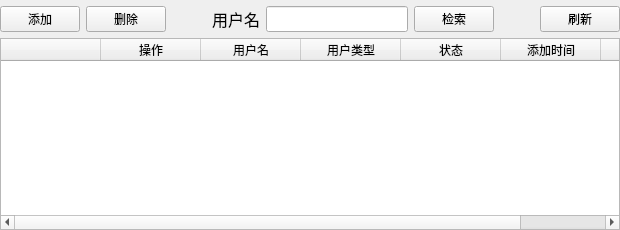
           <widget class="QWidget" name="normal_user_tab">
            <attribute name="title">
             <string>普通用户</string>
            </attribute>
            <layout class="QVBoxLayout" name="verticalLayout_14">
             <property name="leftMargin">
              <number>0</number>
             </property>
             <property name="topMargin">
              <number>0</number>
             </property>
             <property name="rightMargin">
              <number>0</number>
             </property>
             <property name="bottomMargin">
              <number>0</number>
             </property>
             <item>
              <layout class="QVBoxLayout" name="verticalLayout_2">
               <property name="topMargin">
                <number>6</number>
               </property>
               <item>
                <layout class="QHBoxLayout" name="horizontalLayout_2">
                 <item>
                  <widget class="QPushButton" name="add_normaluser_pushButton">
                   <property name="text">
                    <string>添加</string>
                   </property>
                  </widget>
                 </item>
                 <item>
                  <widget class="QPushButton" name="delete_normal_user_pushButton">
                   <property name="text">
                    <string>删除</string>
                   </property>
                  </widget>
                 </item>
                 <item>
                  <spacer name="horizontalSpacer">
                   <property name="orientation">
                    <enum>Qt::Horizontal</enum>
                   </property>
                   <property name="sizeHint" stdset="0">
                    <size>
                     <width>40</width>
                     <height>20</height>
                    </size>
                   </property>
                  </spacer>
                 </item>
                 <item>
                  <widget class="QLabel" name="normaluser_username_label">
                   <property name="font">
                    <font>
                     <family>微软雅黑</family>
                     <pointsize>12</pointsize>
                    </font>
                   </property>
                   <property name="text">
                    <string>用户名</string>
                   </property>
                  </widget>
                 </item>
                 <item>
                  <widget class="QLineEdit" name="normaluser_username_lineEdit">
                   <property name="minimumSize">
                    <size>
                     <width>0</width>
                     <height>26</height>
                    </size>
                   </property>
                   <property name="font">
                    <font>
                     <family>楷体</family>
                     <pointsize>12</pointsize>
                    </font>
                   </property>
                  </widget>
                 </item>
                 <item>
                  <widget class="QPushButton" name="normaluser_search_pushButton">
                   <property name="text">
                    <string>检索</string>
                   </property>
                  </widget>
                 </item>
                 <item>
                  <spacer name="horizontalSpacer_2">
                   <property name="orientation">
                    <enum>Qt::Horizontal</enum>
                   </property>
                   <property name="sizeHint" stdset="0">
                    <size>
                     <width>40</width>
                     <height>20</height>
                    </size>
                   </property>
                  </spacer>
                 </item>
                 <item>
                  <widget class="QPushButton" name="normaluser_fresh_pushButton">
                   <property name="text">
                    <string>刷新</string>
                   </property>
                  </widget>
                 </item>
                </layout>
               </item>
               <item>
                <widget class="QTableWidget" name="normaluser_tableWidget">
                 <column>
                  <property name="text">
                   <string/>
                  </property>
                 </column>
                 <column>
                  <property name="text">
                   <string>操作</string>
                  </property>
                 </column>
                 <column>
                  <property name="text">
                   <string>用户名</string>
                  </property>
                 </column>
                 <column>
                  <property name="text">
                   <string>用户类型</string>
                  </property>
                 </column>
                 <column>
                  <property name="text">
                   <string>状态</string>
                  </property>
                 </column>
                 <column>
                  <property name="text">
                   <string>添加时间</string>
                  </property>
                 </column>
                 <column>
                  <property name="text">
                   <string>禁用时间</string>
                  </property>
                 </column>
                </widget>
               </item>
              </layout>
             </item>
            </layout>
           </widget>
